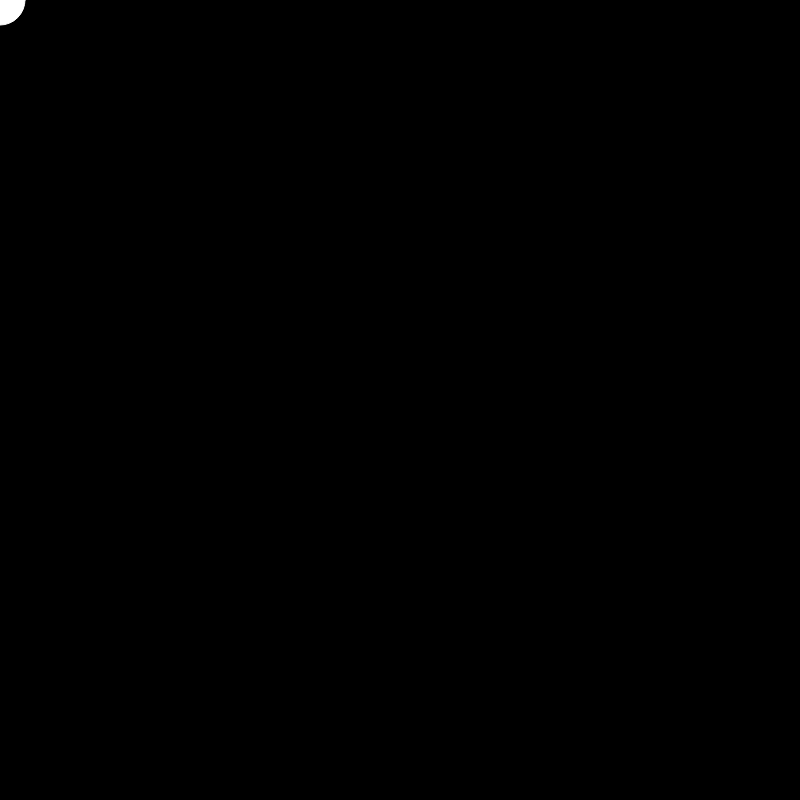
Frame 1 (no input)
Frame 60 (no input): identical to frame 1, image omitted
Frame 120 (the mouse pressed at the canvas centre since frame 60): identical to frame 1, image omitted

The p5.js sketch that drew this single still picture (run headless with seeded random() and noise() and a simulated clock; from frame 60 on, the mouse is pressed at the canvas centre):

// p5.js sketch
// ── sketch.js
var sun

function setup() {
	createCanvas(800, 800);
	background(0);
	noStroke();
	stroke(255);
	fill(255)
	sun = new Planet(50, 0, 0, 0);
	//sun.spawnMoon(5, 2)
}

function draw() {
	background(0)
	sun.orbit();
	sun.show();
}

class Planet {
	constructor(radius, distance, speed, startAngle) {
		this.radius = radius;
		this.distance = distance;
		this.speed = speed;
		this.startAngle = startAngle;
	}

	orbit() {
		this.angle += this.speed;
	}

	show() {
		ellipse(0, 0, this.radius, this.radius);
	}


}
